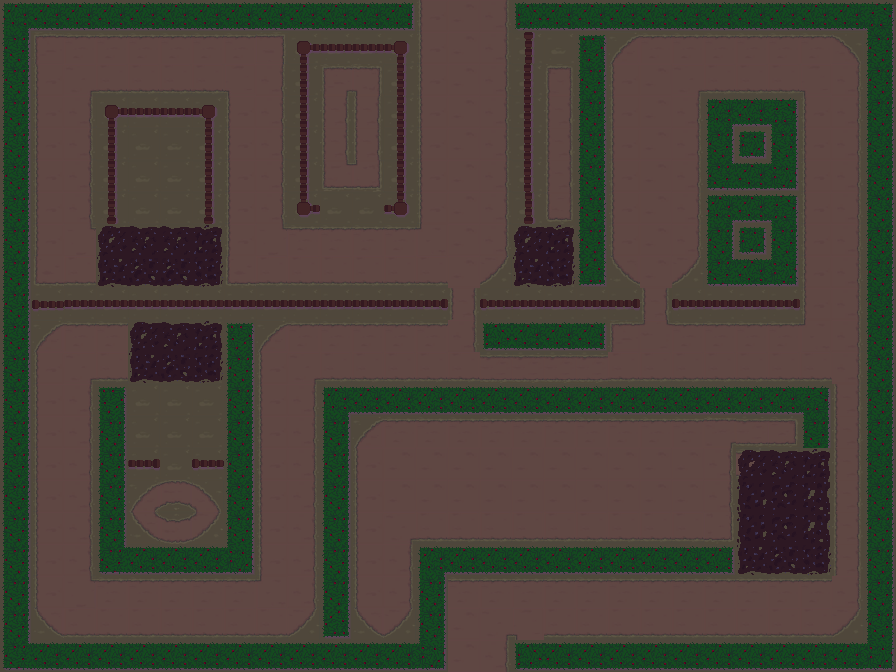

A level layout from a 2D game, rendered from its tile map. Below: a short description, then the map file with tile-grid data replaced by summaries:
An orthogonal 28x21 tile map with 32x32 px tiles, 3 tile layers (ground, walls, mud) and 40 objects (11x 1, 10x 0, 8x 2, 6x 3, 3x 4).

<map version="1.4" tiledversion="1.4.3" orientation="orthogonal" renderorder="right-down" width="28" height="21" tilewidth="32" tileheight="32" infinite="0" nextlayerid="15" nextobjectid="46">
 <editorsettings>
  <export target="zone21.json" format="json" />
 </editorsettings>
 <tileset firstgid="1" name="spriteSetBien" tilewidth="32" tileheight="32" tilecount="126" columns="9">
  <image source="sprite_set_night.png" width="288" height="448" />
 </tileset>
 <layer id="1" name="ground" width="28" height="21">
  <data>[588 cells, 588 non-empty, 36 distinct tile ids]</data>
 </layer>
 <layer id="3" name="walls" width="28" height="21">
  <data>[588 cells, 227 non-empty, 27 distinct tile ids]</data>
 </layer>
 <layer id="13" name="mud" width="28" height="21">
  <data>[588 cells, 30 non-empty, 9 distinct tile ids]</data>
 </layer>
 <objectgroup id="4" name="rings">
  <object id="11" type="2" x="352" y="82" />
  <object id="13" type="1" x="400" y="463" />
  <object id="14" type="3" x="657" y="82" />
 </objectgroup>
 <objectgroup id="5" name="guards">
  <object id="19" name="0" x="36" y="32">
   <properties>
    <property name="circle" type="bool" value="true" />
   </properties>
  </object>
  <object id="20" name="1" x="614.667" y="33.3333">
   <properties>
    <property name="circle" type="bool" value="false" />
   </properties>
  </object>
  <object id="21" name="2" x="433.333" y="424">
   <properties>
    <property name="circle" type="bool" value="true" />
   </properties>
  </object>
  <object id="22" name="3" x="46.6667" y="321.333">
   <properties>
    <property name="circle" type="bool" value="false" />
   </properties>
  </object>
  <object id="41" name="4" x="464" y="578.667">
   <properties>
    <property name="circle" type="bool" value="true" />
   </properties>
  </object>
 </objectgroup>
 <objectgroup id="14" name="endTrigger">
  <object id="45" x="457.333" y="590.667" width="48" height="76" />
 </objectgroup>
 <objectgroup id="6" name="monks" />
 <objectgroup id="8" name="levers">
  <object id="7" name="0" x="162.667" y="162.667" />
  <object id="8" name="1" x="177.333" y="510.667" />
  <object id="15" name="2" x="560" y="110.667" />
 </objectgroup>
 <objectgroup id="10" name="leverDoors">
  <object id="6" name="0" x="464" y="303.33" />
  <object id="10" name="1" x="560" y="368" rotation="90" />
  <object id="16" name="2" x="655.67" y="302.667" />
 </objectgroup>
 <objectgroup id="7" name="plates">
  <object id="2" name="0" x="284" y="610.667" />
  <object id="18" name="1" x="386.667" y="580" />
 </objectgroup>
 <objectgroup id="9" name="plateDoors">
  <object id="3" name="0" x="176" y="463" />
  <object id="17" name="1" x="846.667" y="533.333" />
 </objectgroup>
 <objectgroup id="11" name="boxes">
  <object id="1" x="181.333" y="413.333" />
 </objectgroup>
 <objectgroup id="12" name="routePoints">
  <object id="23" name="0" x="34.6667" y="240" />
  <object id="24" name="0" x="37.3333" y="46.6667" />
  <object id="25" name="0" x="230.667" y="45.3333" />
  <object id="26" name="0" x="229.333" y="237.333" />
  <object id="27" name="0" x="453.333" y="238.667" />
  <object id="28" name="1" x="628" y="237.333" />
  <object id="29" name="1" x="624" y="48" />
  <object id="30" name="1" x="802.667" y="46.6667" />
  <object id="31" name="1" x="805.333" y="334.667" />
  <object id="32" name="1" x="677.333" y="333.333">
   <properties>
    <property name="circle" type="bool" value="false" />
   </properties>
  </object>
  <object id="33" name="2" x="685.333" y="422.667" />
  <object id="34" name="2" x="353.333" y="420" />
  <object id="35" name="2" x="356" y="508" />
  <object id="36" name="2" x="686.667" y="502.667" />
  <object id="37" name="3" x="260" y="333.333" />
  <object id="38" name="3" x="258.667" y="592" />
  <object id="39" name="3" x="33.3333" y="590.667" />
  <object id="40" name="3" x="34.6667" y="334.667" />
  <object id="42" name="4" x="454.667" y="590.667" />
  <object id="43" name="4" x="790.667" y="590.667" />
 </objectgroup>
</map>